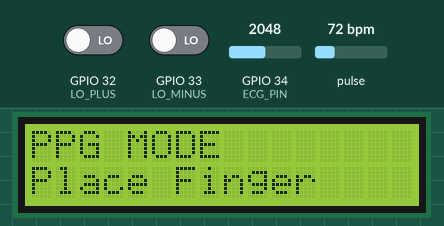
This sketch was run on a simulated ESP32. On the bench: 16×2 character LCD. The inputs (shaded band) are chosen by the test bench; at power-on: pulse 72 bpm, GPIO 32 (LO_PLUS) LOW, GPIO 33 (LO_MINUS) LOW, GPIO 34 (ECG_PIN) = 2048. Nothing arrives over Bluetooth unless stated; a phone connects over Bluetooth LE 3 s after start; what the sketch prints to the serial monitor is not drawn.

Above: at 3.2 s.
At 4.3 s:
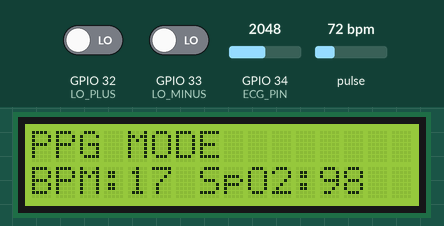
4.4 s: pulse set to 42 bpm
At 6.9 s:
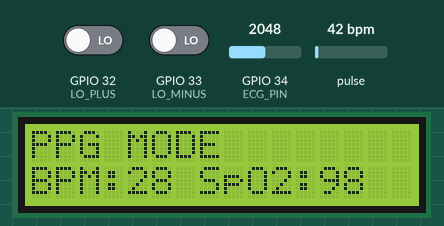
7.4 s: pulse set to 70 bpm
At 9.1 s:
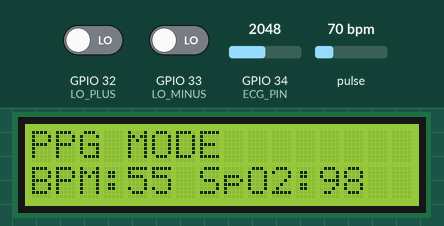
10.4 s: pulse set to 100 bpm
At 14.3 s:
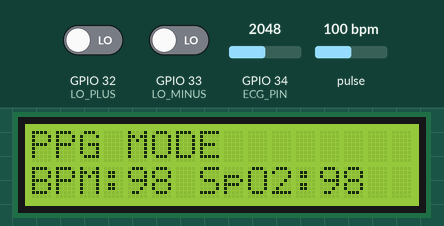
Timing chart, 0 to 15.8 s (numbered marks = the images above; inputs shaded):
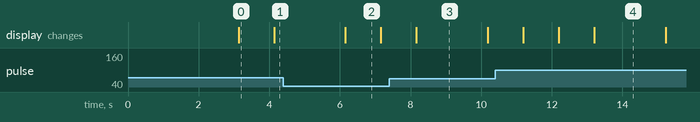

Measured:
- what the display in image 0 shows lasts 1.0 s, from 3.1 s to 4.1 s
- what the display in image 3 shows lasts 2.0 s, from 8.2 s to 10.2 s

The sketch:

heartRateAnalyze.ino
```cpp
// ================================================================
// FINAL ESP32 ECG + PPG ALTERNATING SYSTEM
//
// 1 MINUTE PPG MODE
// 1 MINUTE ECG MODE
//
// ECG  : AD8232
// PPG  : MAX30102
// LCD  : 16x2 I2C
// BLE  : ESP32 BLE
// ================================================================

#include <Wire.h>
#include <LiquidCrystal_I2C.h>
#include "MAX30105.h"
#include "heartRate.h"

#include <BLEDevice.h>
#include <BLEServer.h>
#include <BLEUtils.h>
#include <BLE2902.h>

#include <math.h>

// ─────────────────────────────────────────────
// PINS
// ─────────────────────────────────────────────
#define ECG_PIN     34
#define LO_PLUS     32
#define LO_MINUS    33

#define SDA_PIN     21
#define SCL_PIN     22

// ─────────────────────────────────────────────
// LCD
// ─────────────────────────────────────────────
LiquidCrystal_I2C lcd(0x27, 16, 2);

// ─────────────────────────────────────────────
// MAX30102
// ─────────────────────────────────────────────
MAX30105 particleSensor;

// ─────────────────────────────────────────────
// ECG SETTINGS
// ─────────────────────────────────────────────
const int ECG_SAMPLE_RATE = 250;

const unsigned long ECG_PERIOD_US =
    1000000 / ECG_SAMPLE_RATE;

// ECG FILTERS
const float ECG_HP_ALPHA = 0.9876f;
const float ECG_LP_ALPHA = 0.5013f;

float ecgPrevRaw = 0;
float ecgHighPass = 0;
float ecgLowPass = 0;

bool ecgReady = false;

// ─────────────────────────────────────────────
// PPG SETTINGS
// ─────────────────────────────────────────────
float currentBPM = 0;
float currentSpO2 = 98;

long lastBeat = 0;

const byte RATE_SIZE = 4;

byte rates[RATE_SIZE];

byte rateSpot = 0;

int beatAvg = 0;

// ─────────────────────────────────────────────
// HRV
// ─────────────────────────────────────────────
#define HRV_WINDOW 10

long rrIntervals[HRV_WINDOW];

byte rrSpot = 0;

float rmssd = 0;

// ─────────────────────────────────────────────
// BLE
// ─────────────────────────────────────────────
#define SERVICE_UUID   "12345678-1234-1234-1234-123456789abc"

#define CHAR_VITALS    "12345678-1234-1234-1234-123456789ab1"
#define CHAR_ECG       "12345678-1234-1234-1234-123456789ab2"
#define CHAR_PPG       "12345678-1234-1234-1234-123456789ab3"
#define CHAR_ALERT     "12345678-1234-1234-1234-123456789ab4"

BLECharacteristic* pVitalsChar;

BLECharacteristic* pECGChar;

BLECharacteristic* pPPGChar;

BLECharacteristic* pAlertChar;

bool bleConnected = false;

// ─────────────────────────────────────────────
// MODES
// ─────────────────────────────────────────────
enum Mode {

    MODE_PPG,
    MODE_ECG
};

Mode currentMode = MODE_PPG;

unsigned long modeStart = 0;

#define MODE_DURATION 60000

// ─────────────────────────────────────────────
// TIMERS
// ─────────────────────────────────────────────
unsigned long lastPPG = 0;

unsigned long lastECG = 0;

unsigned long lastLCD = 0;

char ppgPacket[48];

byte ppgPacketCount = 0;

// ─────────────────────────────────────────────
// BLE CALLBACKS
// ─────────────────────────────────────────────
class ServerCallbacks : public BLEServerCallbacks {

    void onConnect(BLEServer* pServer) {

        bleConnected = true;

        Serial.println("[BLE] Connected");
    }

    void onDisconnect(BLEServer* pServer) {

        bleConnected = false;

        pServer->startAdvertising();

        Serial.println("[BLE] Disconnected");
    }
};

// ─────────────────────────────────────────────
// ECG FILTER
// ─────────────────────────────────────────────
int processECG(int raw) {

    float r = (float)raw;

    if (!ecgReady) {

        ecgPrevRaw = r;

        ecgReady = true;
    }

    ecgHighPass =
        ECG_HP_ALPHA *
        (ecgHighPass + r - ecgPrevRaw);

    ecgPrevRaw = r;

    ecgLowPass =
        ecgLowPass +
        ECG_LP_ALPHA *
        (ecgHighPass - ecgLowPass);

    int out =
        2048 + (int)(ecgLowPass * 0.6f);

    if (out < 0) out = 0;

    if (out > 4095) out = 4095;

    return out;
}

// ─────────────────────────────────────────────
// HRV
// ─────────────────────────────────────────────
float computeRMSSD() {

    float sumSq = 0;

    int count = 0;

    for (int i = 1; i < HRV_WINDOW; i++) {

        if (rrIntervals[i] > 0 &&
            rrIntervals[i - 1] > 0) {

            float d =
                rrIntervals[i] -
                rrIntervals[i - 1];

            sumSq += d * d;

            count++;
        }
    }

    if (count == 0) return 0;

    return sqrt(sumSq / count);
}

// ─────────────────────────────────────────────
// BLE PPG SEND
// ─────────────────────────────────────────────
void sendPPGSample(uint32_t sample) {

    if (!bleConnected || !pPPGChar) return;

    char sampleStr[12];

    snprintf(
        sampleStr,
        sizeof(sampleStr),
        "%lu",
        (unsigned long)sample
    );

    if (ppgPacketCount == 0) {

        ppgPacket[0] = '\0';
    }

    if (strlen(ppgPacket) + strlen(sampleStr) + 2 >= sizeof(ppgPacket)) {

        pPPGChar->setValue(ppgPacket);

        pPPGChar->notify();

        ppgPacket[0] = '\0';

        ppgPacketCount = 0;
    }

    if (ppgPacketCount > 0) {

        strncat(
            ppgPacket,
            ",",
            sizeof(ppgPacket) - strlen(ppgPacket) - 1
        );
    }

    strncat(
        ppgPacket,
        sampleStr,
        sizeof(ppgPacket) - strlen(ppgPacket) - 1
    );

    ppgPacketCount++;

    if (ppgPacketCount >= 4) {

        pPPGChar->setValue(ppgPacket);

        pPPGChar->notify();

        ppgPacket[0] = '\0';

        ppgPacketCount = 0;
    }
}

// ─────────────────────────────────────────────
// BLE SEND
// ─────────────────────────────────────────────
void sendVitals() {

    if (!bleConnected) return;

    static unsigned long lastSend = 0;

    if (millis() - lastSend < 1000) return;

    lastSend = millis();

    char json[96];

    snprintf(
        json,
        sizeof(json),
        "{\"mode\":\"%s\",\"bpm\":%.0f,\"spo2\":%.0f,\"hrv\":%.1f}",
        currentMode == MODE_PPG ? "PPG" : "ECG",
        currentBPM,
        currentSpO2,
        rmssd
    );

    pVitalsChar->setValue(json);

    pVitalsChar->notify();
}

// ─────────────────────────────────────────────
// SETUP
// ─────────────────────────────────────────────
void setup() {

    Serial.begin(115200);

    pinMode(LO_PLUS, INPUT);

    pinMode(LO_MINUS, INPUT);

    // I2C
    Wire.begin(SDA_PIN, SCL_PIN);

    // LCD
    lcd.init();

    lcd.backlight();

    lcd.clear();

    lcd.setCursor(0,0);

    lcd.print("ECG + PPG");

    lcd.setCursor(0,1);

    lcd.print("Initializing");

    delay(2000);

    // MAX30102
    if (!particleSensor.begin(Wire, I2C_SPEED_STANDARD)) {

        lcd.clear();

        lcd.setCursor(0,0);

        lcd.print("MAX30102 FAIL");

        Serial.println("[ERROR] MAX30102");

        while (1);
    }

    // STABLE CONFIG
    byte ledBrightness = 60;
    byte sampleAverage = 4;
    byte ledMode = 2;
    int sampleRate = 100;
    int pulseWidth = 411;
    int adcRange = 4096;

    particleSensor.setup(
        ledBrightness,
        sampleAverage,
        ledMode,
        sampleRate,
        pulseWidth,
        adcRange
    );

    particleSensor.setPulseAmplitudeRed(0x1F);

    particleSensor.setPulseAmplitudeIR(0x1F);

    delay(1000);

    Serial.println("[OK] MAX30102 Ready");

    // BLE
    BLEDevice::init("VitalMonitor");

    BLEServer* pServer =
        BLEDevice::createServer();

    pServer->setCallbacks(new ServerCallbacks());

    BLEService* pService =
        pServer->createService(SERVICE_UUID);

    pVitalsChar =
        pService->createCharacteristic(
            CHAR_VITALS,
            BLECharacteristic::PROPERTY_NOTIFY
        );

    pVitalsChar->addDescriptor(new BLE2902());

    pECGChar =
        pService->createCharacteristic(
            CHAR_ECG,
            BLECharacteristic::PROPERTY_NOTIFY
        );

    pECGChar->addDescriptor(new BLE2902());

    pPPGChar =
        pService->createCharacteristic(
            CHAR_PPG,
            BLECharacteristic::PROPERTY_NOTIFY
        );

    pPPGChar->addDescriptor(new BLE2902());

    pAlertChar =
        pService->createCharacteristic(
            CHAR_ALERT,
            BLECharacteristic::PROPERTY_NOTIFY
        );

    pAlertChar->addDescriptor(new BLE2902());

    pService->start();

    pServer->getAdvertising()->start();

    Serial.println("[OK] BLE Ready");

    lcd.clear();

    lcd.setCursor(0,0);

    lcd.print("PPG MODE");

    lcd.setCursor(0,1);

    lcd.print("Place Finger");

    modeStart = millis();
}

// ─────────────────────────────────────────────
// LOOP
// ─────────────────────────────────────────────
void loop() {

    unsigned long now = millis();

    // =========================================================
    // MODE SWITCH
    // =========================================================
    if (now - modeStart >= MODE_DURATION) {

        modeStart = now;

        if (currentMode == MODE_PPG) {

            currentMode = MODE_ECG;

            lcd.clear();

            lcd.setCursor(0,0);

            lcd.print("ECG MODE");

            lcd.setCursor(0,1);

            lcd.print("Connect Leads");

            Serial.println("=== ECG MODE ===");
        }

        else {

            currentMode = MODE_PPG;

            lcd.clear();

            lcd.setCursor(0,0);

            lcd.print("PPG MODE");

            lcd.setCursor(0,1);

            lcd.print("Place Finger");

            Serial.println("=== PPG MODE ===");
        }

        delay(1000);
    }

    // =========================================================
    // PPG MODE
    // =========================================================
    if (currentMode == MODE_PPG) {

        if (now - lastPPG >= 20) {

            lastPPG = now;

            long irValue =
                particleSensor.getIR();

            sendPPGSample(irValue);

            if (irValue > 50000) {

                if (checkForBeat(irValue)) {

                    long delta =
                        millis() - lastBeat;

                    lastBeat = millis();

                    float bpm =
                        60.0 / (delta / 1000.0);

                    if (bpm > 20 &&
                        bpm < 255) {

                        rates[rateSpot++] =
                            (byte)bpm;

                        rateSpot %= RATE_SIZE;

                        beatAvg = 0;

                        for (byte i = 0;
                             i < RATE_SIZE;
                             i++) {

                            beatAvg += rates[i];
                        }

                        beatAvg /= RATE_SIZE;

                        currentBPM = beatAvg;

                        rrIntervals[rrSpot++] =
                            delta;

                        rrSpot %= HRV_WINDOW;

                        rmssd = computeRMSSD();

                        currentSpO2 = 98;

                        Serial.print("[PPG BPM] ");

                        Serial.println(currentBPM);
                    }
                }
            }

            // LCD UPDATE
            if (now - lastLCD >= 1000) {

                lastLCD = now;

                lcd.setCursor(0,1);

                if (currentBPM > 0) {

                    lcd.print("BPM:");

                    lcd.print((int)currentBPM);

                    lcd.print(" SpO2:");

                    lcd.print((int)currentSpO2);

                    lcd.print(" ");
                }

                else {

                    lcd.print("Place Finger ");
                }
            }
        }
    }

    // =========================================================
    // ECG MODE
    // =========================================================
    else {

        if (micros() - lastECG >= ECG_PERIOD_US) {

            lastECG = micros();

            bool leadsOff =
                digitalRead(LO_PLUS) ||
                digitalRead(LO_MINUS);

            if (!leadsOff) {

                int rawECG =
                    analogRead(ECG_PIN);

                int filteredECG =
                    processECG(rawECG);

                // SERIAL PLOTTER ECG
                Serial.println(filteredECG);

                // BLE ECG
                if (bleConnected) {

                    static unsigned long lastBLE = 0;

                    if (millis() - lastBLE >= 20) {

                        lastBLE = millis();

                        char ecgStr[12];

                        snprintf(
                            ecgStr,
                            sizeof(ecgStr),
                            "%d",
                            filteredECG
                        );

                        pECGChar->setValue(ecgStr);

                        pECGChar->notify();
                    }
                }
            }
            else {

                if (now - lastLCD >= 1000) {

                    lastLCD = now;

                    lcd.setCursor(0,1);

                    lcd.print("Check Leads   ");
                }
            }
        }
    }

    // =========================================================
    // SEND BLE VITALS
    // =========================================================
    sendVitals();
}
```
